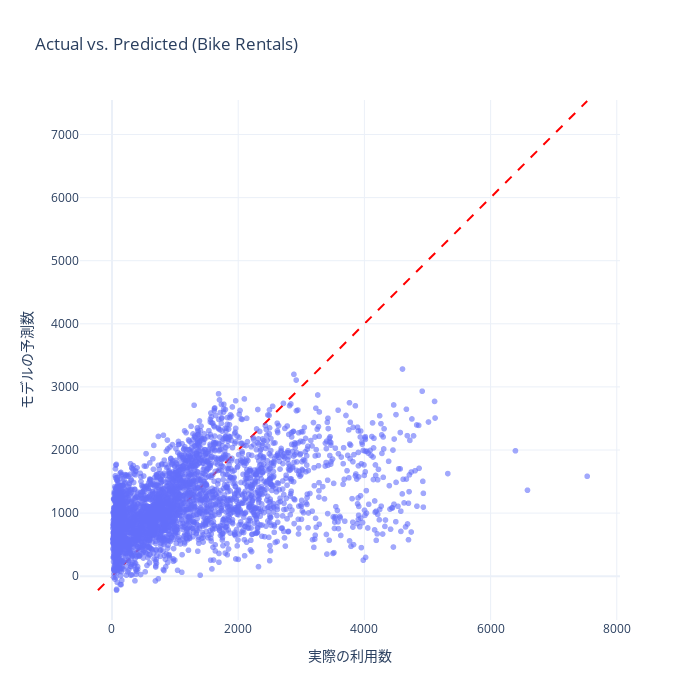

Write notebook code for a chart like this one.
### Code cell
# 利用数を予測するための線形モデルを作成し、精度を検証
df_tmp = df.copy()
# df_tmp = df.query(f'hour == 8')

# dfを学習用とテスト用に分割
# 特徴量としてt1（気温）、t2（体感温度）、hum（湿度）、wind_speed（風速）、is_weekend（週末かどうか）、is_holiday（祝日かどうか）を使用
X = df_tmp[['t1', 't2', 'hum', 'wind_speed', 'is_weekend', 'is_holiday']]
y = df_tmp['cnt'] # 目的変数
X_train, X_test, y_train, y_test = train_test_split(X, y, test_size=0.2, random_state=42)

# 線形回帰モデルを作成、学習
model = LinearRegression()
model.fit(X_train, y_train)

# テストデータで予測
y_pred = model.predict(X_test)

# 各種評価指標を計算
mae = mean_absolute_error(y_test, y_pred)
mse = mean_squared_error(y_test, y_pred)
r2 = r2_score(y_test, y_pred)
print(f'All Hours: Mean Absolute Error: {mae:.2f} Mean Squared Error: {mse:.2f} R2 Score: {r2:.2f}')

# 予測値と実際の値を比較するグラフを作成
# timestamp (サンプルの日時)、y_test（実際の値）と y_pred（モデルの予測値）をDataFrameにまとめる
results_df = pd.DataFrame({
    'timestamp': df.loc[y_test.index, 'timestamp'],
    'Actual': y_test,
    'Predicted': y_pred
})

# Plotly Expressで散布図を作成
fig = px.scatter(
    results_df, 
    x='Actual', 
    y='Predicted',
    hover_data=['timestamp'],
    labels={'timestamp': '日時', 'Actual': '実際の利用数', 'Predicted': 'モデルの予測数'},
    title='Actual vs. Predicted (Bike Rentals)',
    opacity=0.6,
    template='plotly_white'
)

# 理想線 (y = x) の追加 (予測が完璧なら、すべての点がこの直線上に並びます)
max_val = max(results_df['Actual'].max(), results_df['Predicted'].max())
min_val = min(results_df['Actual'].min(), results_df['Predicted'].min())
fig.add_shape(
    type='line', x0=min_val, y0=min_val, x1=max_val, y1=max_val,
    line=dict(color='Red', dash='dash'), layer='below'
)

# グラフのレイアウト調整（正方形に近くすると比較しやすい）
fig.update_layout(
    width=700,
    height=700,
    xaxis=dict(scaleanchor="y", scaleratio=1),
    yaxis=dict(constrain='domain')
)
fig.show()

### Figure 1 — Plotly figure (JSON) as saved in the notebook; plotly's stock layout.template omitted (floating-point values rounded to 4 significant figures; data arrays with more than 128 entries replaced by an {"elided": "..."} marker saying what was removed)
{"data": [{"customdata": {"elided": "3483x1 str values"}, "hovertemplate": "実際の利用数=%{x}<br>モデルの予測数=%{y}<br>日時=%{customdata[0]}<extra></extra>", "legendgroup": "", "marker": {"color": "#636efa", "opacity": 0.6, "symbol": "circle"}, "mode": "markers", "name": "", "showlegend": false, "type": "scattergl", "x": {"elided": "3483 int values"}, "xaxis": "x", "y": {"elided": "3483 float values"}, "yaxis": "y"}], "layout": {"height": 700, "legend": {"tracegroupgap": 0}, "shapes": [{"layer": "below", "line": {"color": "Red", "dash": "dash"}, "type": "line", "x0": -222.6, "x1": 7531, "y0": -222.6, "y1": 7531}], "title": {"text": "Actual vs. Predicted (Bike Rentals)"}, "width": 700, "xaxis": {"anchor": "y", "domain": [0, 1], "scaleanchor": "y", "scaleratio": 1, "title": {"text": "実際の利用数"}}, "yaxis": {"anchor": "x", "constrain": "domain", "domain": [0, 1], "title": {"text": "モデルの予測数"}}}}
